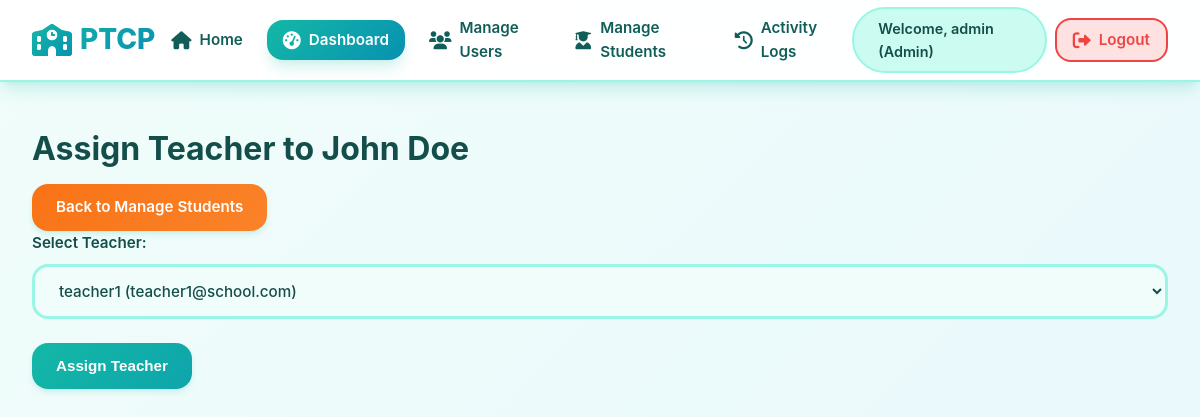
The app's page /admin/assign_teacher/1 (signed in) with its own data.
### models/user_model.py (models this page shows, shortened)
class User(UserMixin, db.Model):
    id = db.Column(db.Integer, primary_key=True)
    username = db.Column(db.String(64), unique=True, nullable=False)
    email = db.Column(db.String(120), unique=True, nullable=False)
    password_hash = db.Column(db.String(128))
    role = db.Column(db.String(20), nullable=False)  # 'teacher', 'parent', 'admin'
    is_active = db.Column(db.Boolean, default=True)

### models/student_model.py (models this page shows, shortened)
class Student(db.Model):
    id = db.Column(db.Integer, primary_key=True)
    name = db.Column(db.String(100), nullable=False)
    grade = db.Column(db.String(20), nullable=False)
    parent_id = db.Column(db.Integer, db.ForeignKey('user.id'), nullable=False)
    teacher_id = db.Column(db.Integer, db.ForeignKey('user.id'), nullable=False)
    parent = db.relationship('User', foreign_keys=[parent_id], backref='children')
    teacher = db.relationship('User', foreign_keys=[teacher_id], backref='students')

### routes/admin_routes.py (the view)
@admin_bp.route('/assign_teacher/<int:student_id>', methods=['GET', 'POST'])
@login_required
def assign_teacher(student_id):
    if current_user.role != 'admin':
        return redirect(url_for('main.index'))
    student = Student.query.get_or_404(student_id)
    if request.method == 'POST':
        teacher_id = request.form.get('teacher_id')
        student.teacher_id = teacher_id
        db.session.commit()
        flash('Teacher assigned successfully')
        return redirect(url_for('admin.manage_students'))
    teachers = User.query.filter_by(role='teacher').all()
    return render_template('admin/assign_teacher.html', student=student, teachers=teachers)

### app.py (called while the page is built)
@login_manager.user_loader
def load_user(user_id):
    from models.user_model import User
    return User.query.get(int(user_id))

### templates/admin/assign_teacher.html (shortened to what this page needs)
{% extends "base.html" %}
{% block content %}
<div class="assign-teacher">
    <h2>Assign Teacher to {{ student.name }}</h2>
    <a href="{{ url_for('admin.manage_students') }}" class="btn btn-secondary">Back to Manage Students</a>
    <form method="POST">
        <div class="form-group">
            <label for="teacher_id">Select Teacher:</label>
            <select id="teacher_id" name="teacher_id" required>
                {% for teacher in teachers %}
                    <option value="{{ teacher.id }}" {% if student.teacher_id == teacher.id %}selected{% endif %}>{{ teacher.username }} ({{ teacher.email }})</option>
                {% endfor %}
            </select>
        </div>
        <button type="submit" class="btn btn-primary">Assign Teacher</button>
    </form>
</div>
{% endblock %}

### templates/base.html (shortened to what this page needs)
<!DOCTYPE html>
<html lang="en">
<head>
    <link rel="stylesheet" href="{{ url_for('static', filename='css/style.css') }}">
    <link rel="stylesheet" href="https://cdnjs.cloudflare.com/ajax/libs/font-awesome/6.0.0/css/all.min.css">
</head>
<body>
    {% if current_user.is_authenticated %}
    <div class="full-width-layout">
        <header class="top-nav">
            <div class="nav-container">
                <h1><i class="fas fa-school"></i> PTCP</h1>
                <nav class="main-nav">
                    <ul>
                        <li>
                            <a href="{{ url_for('main.index') }}" class="{% if request.endpoint == 'main.index' %}active{% endif %}">
                                <i class="fas fa-home"></i> Home
                            </a>
                        </li>
                        {% if current_user.role == 'admin' %}
                            <li>
                                <a href="{{ url_for('admin.dashboard') }}" class="{% if 'admin' in request.endpoint %}active{% endif %}">
                                    <i class="fas fa-tachometer-alt"></i> Dashboard
                                </a>
                            </li>
                            <li>
                                <a href="{{ url_for('admin.manage_users') }}" class="{% if request.endpoint == 'admin.manage_users' %}active{% endif %}">
                                    <i class="fas fa-users"></i> Manage Users
                                </a>
                            </li>
                            <li>
                                <a href="{{ url_for('admin.manage_students') }}" class="{% if request.endpoint == 'admin.manage_students' %}active{% endif %}">
                                    <i class="fas fa-user-graduate"></i> Manage Students
                                </a>
                            </li>
                            <li>
                                <a href="{{ url_for('admin.view_logs') }}" class="{% if request.endpoint == 'admin.view_logs' %}active{% endif %}">
                                    <i class="fas fa-history"></i> Activity Logs
                                </a>
                            </li>
                        {% endif %}
                        <li class="user-info">
                            <span>Welcome, {{ current_user.username }} ({{ current_user.role.title() }})</span>
                        </li>
                        <li class="logout">
                            <a href="{{ url_for('auth.logout') }}">
                                <i class="fas fa-sign-out-alt"></i> Logout
                            </a>
                        </li>
                    </ul>
                </nav>
            </div>
        </header>
        <main class="main-content-full">
            <div class="content-body">
                {% block content %}{% endblock %}
            </div>
        </main>
    </div>
    {% endif %}
</body>
</html>

### records on screen
User: username "admin", role "Admin"
Student: name "John Doe", teacher_id "teacher1 (teacher1@school.com)"
